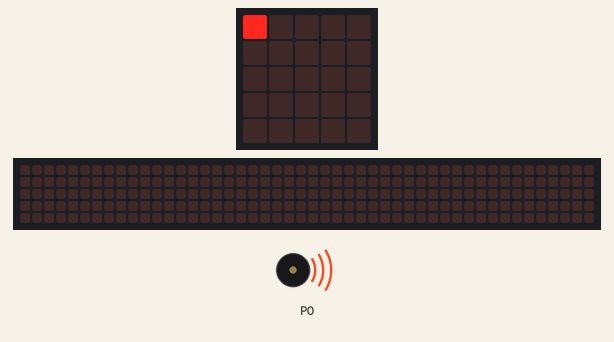
Simulated run of this program. Board: BBC micro:bit running MicroPython. On the bench: the board's 5×5 LED display, a strip that is not on the board, showing the scrolling text unrolled, buzzer (waves = sounding). The 48×5 strip is a reading aid, not a part: it shows the text the display is scrolling, unrolled, one strip-width of it at a time. At 20.1 s the program stops and its outputs stay as they are.

Above: at 0.07 s.
At 5.15 s:
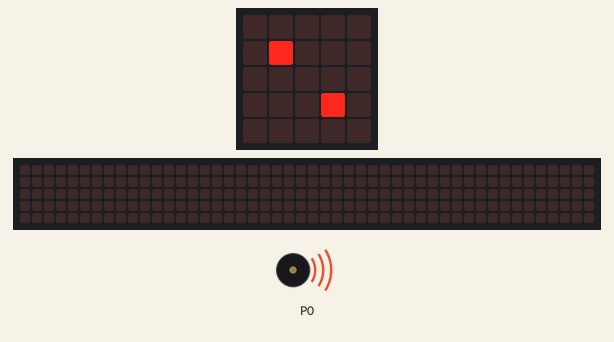
At 9.45 s:
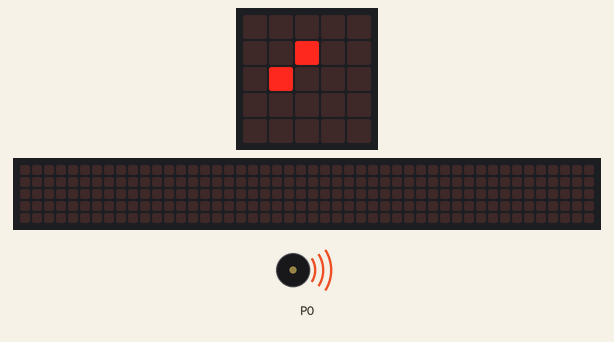
At 18.86 s:
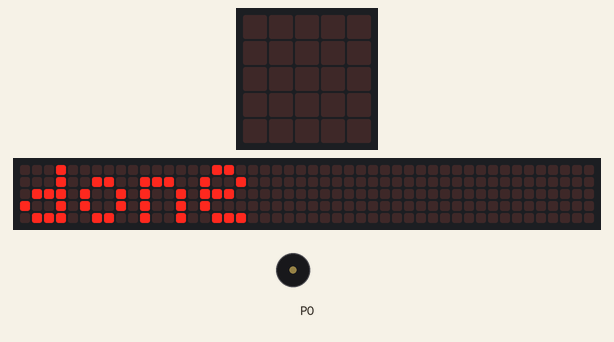
Timing chart, 0 to 21.6 s (numbered marks = the images above):
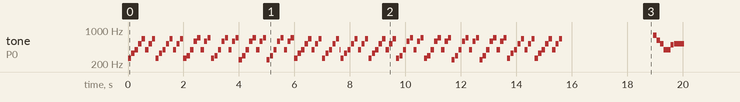

Measured:
- by itself, tone on P0: plays 262 Hz for 0.12 s, 330 Hz for 0.12 s, 392 Hz for 0.12 s, 523 Hz for 0.12 s, 659 Hz for 0.12 s, 392 Hz for 0.12 s … (132 notes in this stretch)

The program:

student_loops_major_example1.py
```python
# Imports go at the top
from microbit import *
import music

#variable num = 0
num = 0

# Code in a 'while True:' loop repeats forever
while True:
    #plays music during leds
    music.play(music.PRELUDE, wait=False)

    #loops lights through a duo x
    for x in range(5):
        for y in range(5):
            display.set_pixel(y,x,9)
            display.set_pixel(x,y,9)
            sleep(150)
            display.clear()

    #loops lights through chase
    for x in range(5):
        for y in range(5):
            for b in range(5,10):
                display.set_pixel(x,x,b)
                display.set_pixel(y,y,b)
            sleep(150)
            display.clear()

    #adds 1 to num, breaks loop once num = 2
    num += 1
    if num == 2:
        #scrolls words & plays music
        display.scroll('done')
        music.play(music.POWER_DOWN)
        break
```
